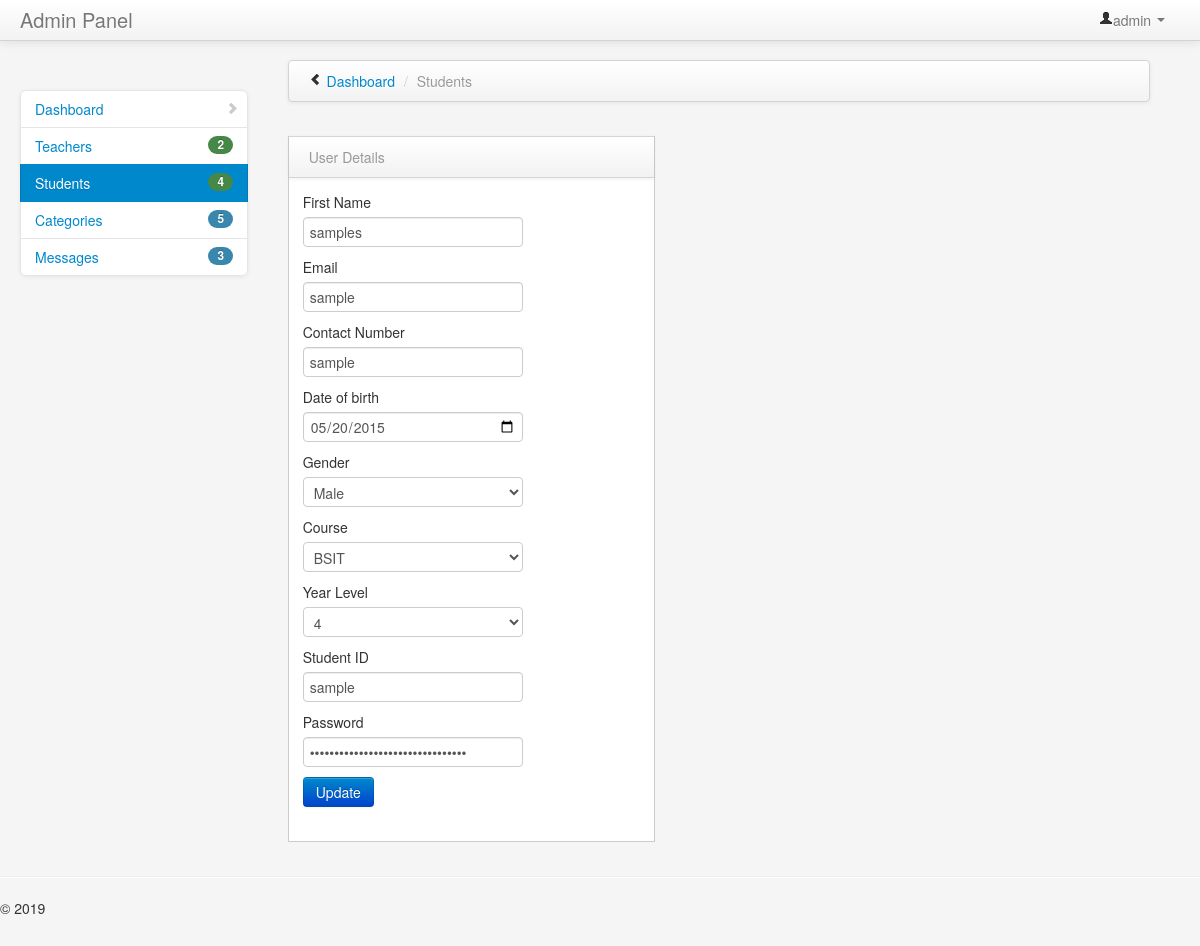
The page /admin/students/edit.php?user_Id=1 (signed in) on the database its author committed.
### tables this page shows
CREATE TABLE `tbl_user` (
  `user_Id` int(11) NOT NULL AUTO_INCREMENT,
  `fname` varchar(255) DEFAULT NULL,
  `mname` varchar(255) DEFAULT NULL,
  `lname` varchar(255) DEFAULT NULL,
  `dob` date DEFAULT NULL,
  `gender` varchar(255) DEFAULT NULL,
  `course` varchar(255) DEFAULT NULL,
  `yrlvl` varchar(255) DEFAULT NULL,
  `username` varchar(255) DEFAULT NULL,
  `password` varchar(255) DEFAULT NULL,
  PRIMARY KEY (`user_Id`)
);

### admin/students/edit.php (the view, shortened to what this page needs)
<?php
$adm_user=$_SESSION['adm_user'];
?>
<!DOCTYPE html>
<html class="no-js">
    <head>
        <link href="../../bootstrap/css/bootstrap.min.css" rel="stylesheet" media="screen">
        <link href="../../bootstrap/css/bootstrap-responsive.min.css" rel="stylesheet" media="screen">
        <link href="../../assets/styles.css" rel="stylesheet" media="screen">
        <link href="../../assets/DT_bootstrap.css" rel="stylesheet" media="screen">
    </head>
    <body>
        <div class="navbar navbar-fixed-top">
            <div class="navbar-inner">
                <div class="container-fluid">
                    <a class="brand" href="#">Admin Panel</a>
                    <div class="nav-collapse collapse">
                        <ul class="nav pull-right">
                            <li class="dropdown">
                                <a href="#" role="button" class="dropdown-toggle" data-toggle="dropdown"> <i class="icon-user"></i><?php echo $adm_user;?> <i class="caret"></i>
                                </a>
                            </li>
                        </ul>
                    </div>
                </div>
            </div>
        </div>
        <div class="container-fluid">
            <div class="row-fluid">
                <div class="span3" id="sidebar">
                    <ul class="nav nav-list bs-docs-sidenav nav-collapse collapse">
                       <li >
                            <a href="../home.php"><i class="icon-chevron-right"></i> Dashboard</a>
                        </li>
                        <li>
                        <?php
                                    $result=mysqli_query($con,"SELECT count(*) as total from tbl_teacher");
                                    $data=mysqli_fetch_assoc($result);
                                    $percent = $data['total'];
                                    ?>
                            <a href="../teacher/index.php"><span class="badge badge-success pull-right"><?php echo $percent;?></span> Teachers</a>
                        </li>
                        <li class="active">
                        <?php
                                    $result=mysqli_query($con,"SELECT count(*) as total from tbl_user");
                                    $data=mysqli_fetch_assoc($result);
                                    $percent = $data['total'];
                                    ?>
                            <a href="../students/index.php"><span class="badge badge-success pull-right"><?php echo $percent;?></span> Students</a>
                        </li>
                        <li>
                          <?php
                                    $result=mysqli_query($con,"SELECT count(*) as total from tbl_category");
                                    $data=mysqli_fetch_assoc($result);
                                    $percent = $data['total'];
                                    ?>
                            <a href="../category/index.php"><span class="badge badge-info pull-right"><?php echo $percent;?></span> Categories</a>
                        </li>
                        <li>
                        <?php
                                    $result=mysqli_query($con,"SELECT count(*) as total from tbl_contact");
                                    $data=mysqli_fetch_assoc($result);
                                    $percent = $data['total'];
                                    ?>
                            <a href="../message/index.php"><span class="badge badge-info pull-right"><?php echo $percent;?></span> Messages</a>
                        </li>
                    </ul>
                </div>
                <div class="span9" id="content">
                    <div class="row-fluid">
                            <div class="navbar">
                                <div class="navbar-inner">
                                    <ul class="breadcrumb">
                                        <i class="icon-chevron-left hide-sidebar"><a href='#' title="Hide Sidebar" rel='tooltip'>&nbsp;</a></i>
                                        <li>
                                            <a href="../home.php">Dashboard</a> <span class="divider">/</span>
                                        </li>
                                        <li class="active">Students</li>
                                    </ul>
                                </div>
                            </div>
                        </div>
                             </div>
             <div class="row-fluid">
                     <div class="span4">
                        <div class="block">
                            <div class="navbar navbar-inner block-header">
                                <div class="muted pull-left">User Details</div>
                            </div>
                            <div class="block-content collapse in">
                            <form method="POST">
                            <?php
                            if(isset($_GET['user_Id'])){
                             $id = $_GET['user_Id'];
                                $sql = "SELECT * FROM `tbl_user` WHERE `user_Id`='$id'";
                                $run = mysqli_query($con,$sql);
                                while($row=mysqli_fetch_array($run))
                                {
                                    $a = $row['fname'];
                                    $b = $row['mname'];
                                    $c= $row['lname'];
                                    $d = $row['dob'];
                                    $e = $row['gender'];
                                    $f = $row['course'];
                                    $g = $row['yrlvl'];
                                    $h = $row['username'];
									$i = $row['password'];
                                }
                                    }
                            ?>
                            <label>First Name</label>
                               <input type="text"name="fname"  id="form" placeholder="First Name" value=<?php echo $a;?> />
                               <label>Email</label>
                                <input type="text" name="mname" id="form" placeholder="Middle Name" value=<?php echo $b;?>>
                                <label>Contact Number</label>
                                <input type="text" name="lname" id="form" placeholder="Last Name" value=<?php echo $c;?> />
                                <label>Date of birth</label>
                                <input type="date" name="dob" value=<?php echo $d;?> id="form" required>
                                <label>Gender</label>
                                <select name="gender" id="form">
                                  <option><?php echo $e;?></option>
                                </select>
                                <label>Course</label>
                                <select name="course" id="form">
                                  <option><?php echo $f;?></option>
                                </select>
                                <label>Year Level</label>
                                 <select name="yrlvl" id="form">
                                  <option><?php echo $g;?></option>
                                </select>
                                <label>Student ID</label>
                                <input type="text" id="form" value=<?php echo $h;?> name="username" placeholder="Username" >
                                <label>Password</label>
                                <input type="password" id="form" value=<?php echo $i;?> name="password" ><br>
                                <input type="submit" class="btn btn-primary" value="Update" name="edit">
                            </form>
                            </div>
                            </div>
                        </div>
                    </div>
                    </div>
                </div>
            <hr>
            <footer>
                <p>&copy; 2019</p>
            </footer>
    </body>
</html>

### assets/styles.css (style rules this page uses)
body { padding-top: 0; padding-bottom: 40px; background-color: #f5f5f5; }
@media (min-width: 979px) { body { padding-top: 60px; } }
#content { margin-left:0px; }
.hide-sidebar, .show-sidebar { cursor: pointer; }
.breadcrumb { margin: 0 0 0px; padding: 10px 0px; background-color: transparent; }
.block { border: 1px solid #ccc; background: white; margin: 1em 0em; border-top: none; }
.block-content { margin: 1em; min-height: .25em; }
.block-header { margin-bottom: 0px; border-right: none; border-left: none; -webkit-border-radius: 0px; -moz-border-radius: 0px; border-radius: 0px; }
.block-header div { padding-top: 10px; }
.bs-docs-sidenav { max-width: 228px; margin: 30px 0 0; padding: 0; background-color: #fff; -webkit-border-radius: 6px; -moz-border-radius: 6px; border-radius: 6px; -webkit-box-shadow: 0 1px 4px rgba(0,0,0,.065); -moz-box-shadow: 0 1px 4px rgba(0,0,0,.065); box-shadow: 0 1px 4px rgba(0,0,0,.065); }
.bs-docs-sidenav > li > a { display: block; width: 190px \9; margin: 0 0 -1px; padding: 8px 14px; border: 1px solid #e5e5e5; }
.bs-docs-sidenav > li:first-child > a { -webkit-border-radius: 6px 6px 0 0; -moz-border-radius: 6px 6px 0 0; border-radius: 6px 6px 0 0; }
.bs-docs-sidenav > li:last-child > a { -webkit-border-radius: 0 0 6px 6px; -moz-border-radius: 0 0 6px 6px; border-radius: 0 0 6px 6px; }
.bs-docs-sidenav > .active > a { position: relative; z-index: 2; padding: 9px 15px; border: 0; text-shadow: 0 1px 0 rgba(0,0,0,.15); -webkit-box-shadow: inset 1px 0 0 rgba(0,0,0,.1), inset -1px 0 0 rgba(0,0,0,.1); -moz-box-shadow: inset 1px 0 0 rgba(0,0,0,.1), inset -1px 0 0 rgba(0,0,0,.1); box-shadow: inset 1px 0 0 rgba(0,0,0,.1), inset -1px 0 0 rgba(0,0,0,.1); }
.bs-docs-sidenav .icon-chevron-right { float: right; margin-top: 2px; margin-right: -6px; opacity: .25; }

### rows shown on the page
tbl_user: fname "samples", mname "sample", lname "sample", dob "05/20/2015", gender "Male", course "BSIT", yrlvl "4", username "sample"

### other values the page prints
$adm_user "admin"
$percent "2"
$percent "4"
$percent "5"
$percent "3"
